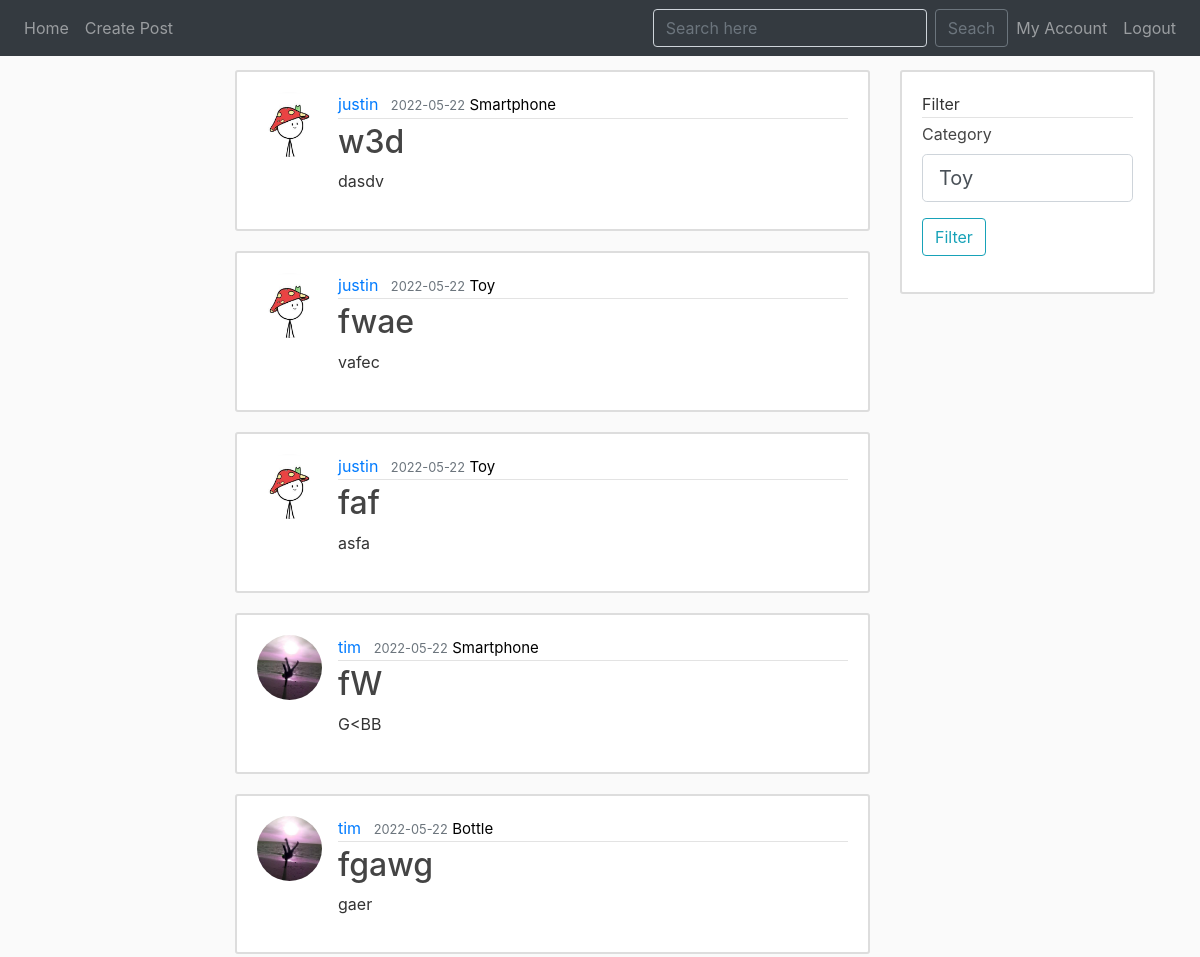
The page /home (signed in, upper part) on the database as committed earlier.
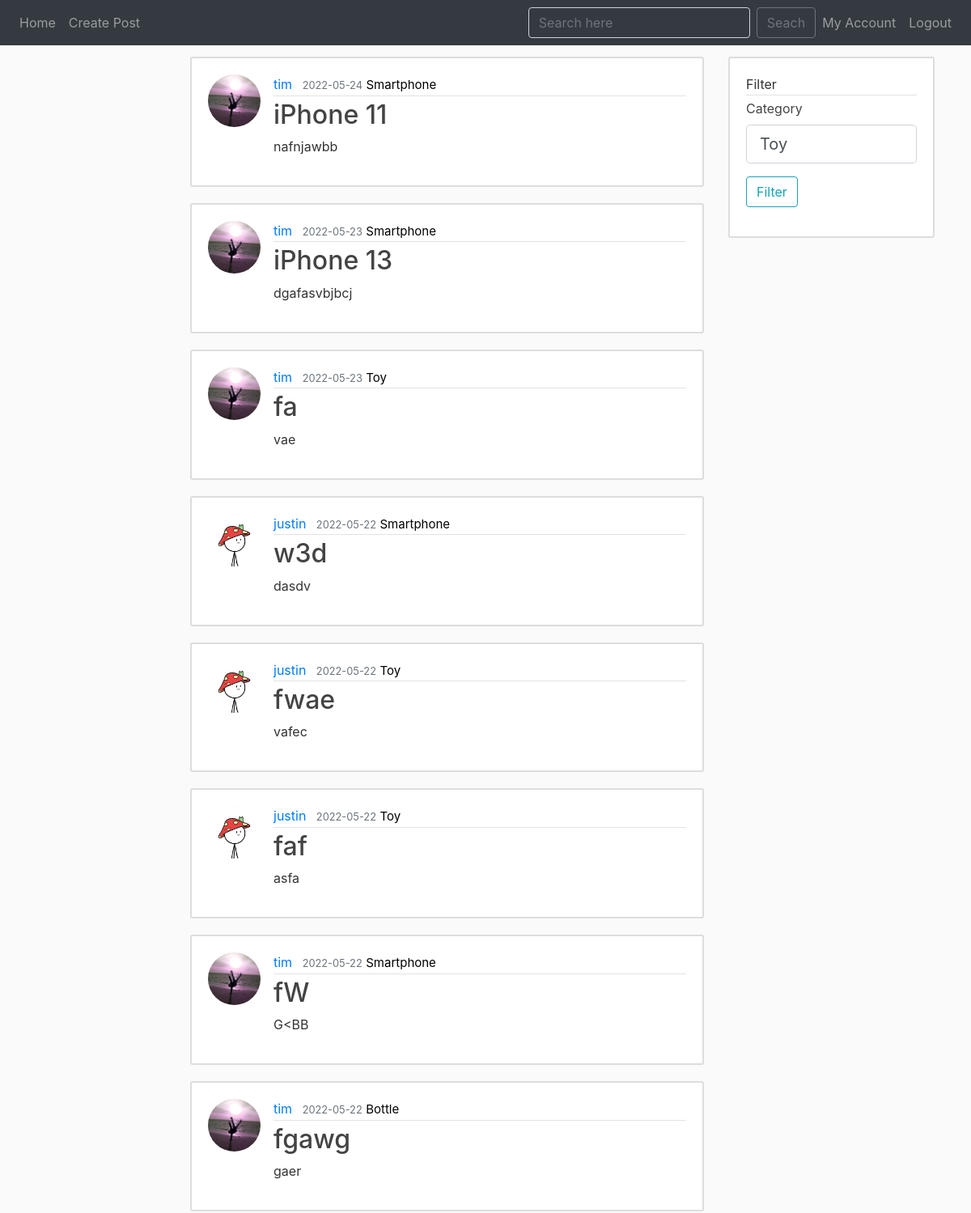
The same page on the database as committed later.
### website/models.py (models this page shows, shortened)
class Post(db.Model):
    id = db.Column(db.Integer, primary_key=True)
    title = db.Column(db.String(100), nullable=False)
    date = db.Column(db.DateTime, nullable=False, default=datetime.utcnow)
    content = db.Column(db.Text, nullable=False)
    category_id = db.Column(db.Integer, db.ForeignKey('category.id'), nullable=False)
    user_id = db.Column(db.Integer, db.ForeignKey('user.id'), nullable=False)
    ratings = db.relationship('Rating', backref='rated', lazy=True)
    comments = db.relationship('Comment', backref='post', lazy=True)

class User(db.Model, UserMixin):
    id = db.Column(db.Integer, primary_key=True)
    username = db.Column(db.String(20), unique=True, nullable=False)
    email = db.Column(db.String(150), unique=True, nullable=False)
    image = db.Column(db.String(20), nullable=False, default='default.jpg')
    bio = db.Column(db.String(150))
    password = db.Column(db.String(60), nullable=False)
    posts = db.relationship('Post', backref='post_author', lazy=True)
    comments = db.relationship('Comment', backref='comment_author', lazy=True)
    ratings = db.relationship('Rating', backref='rater', lazy=True)

class Category(db.Model):
    id = db.Column(db.Integer, primary_key=True)
    term = db.Column(db.String(30), nullable=False)
    posts = db.relationship('Post', backref='overname', lazy=True)
    def __repr__(self):
        return f"{self.term}"

### website/views.py (the view)
@views.route('/', methods=['GET', 'POST'])
@views.route('/home', methods=['GET', 'POST'])
@login_required
def home():
    posts = Post.query.all()
    categories = Category.query
    form = FilterPostForm()
    form.category.choices = categories
    if form.validate_on_submit():
        category = Category.query.filter_by(term=form.category.data).first()
        flash('You Have Filtered Your Feed!', 'success')
        return redirect(url_for('views.filter', category=category))
    return render_template("home.html", posts=posts, form=form)

### website/forms.py
class FilterPostForm(FlaskForm):
    category = SelectField('Category')
    submit = SubmitField('Filter')

class SearchForm(FlaskForm):
    search = SearchField('', validators=[DataRequired()])
    submit = SubmitField('Search')

### website/models.py (called while the page is built)
@login_manager.user_loader
def load_user(user_id):
    return User.query.get(int(user_id))

### website/views.py (called while the page is built)
@views.context_processor
def base():
    form = SearchForm()
    return dict(form=form)

### website/templates/home.html (shortened to what this page needs)
{% extends "base.html" %}
{% block content %}
    {% for post in posts | reverse %}
        <article class="media content-section">
            <a href="{{ url_for('views.accounts', username=post.post_author.username) }}" >
                <img class="rounded-circle article-img" src="{{ url_for('static', filename='profile_pictures/' + post.post_author.image) }}">
            </a>
            <div class="media-body">
                <div class="article-metadata">
                    <a class="mr-2" href="{{ url_for('views.accounts', username=post.post_author.username) }}">{{ post.post_author.username }}</a>
                    <small class="text-muted">{{ post.date.strftime('%Y-%m-%d') }}</small>
                    <a class="mr-2" id="filter" href="{{ url_for('views.filter', category=post.overname.term) }}">{{ post.overname.term }}</a>
                </div>
                <h2><a class="article-title" href="{{ url_for('views.post', post_id=post.id) }}">{{ post.title }}</a></h2>
                <p class="article-content">{{ post.content }}</p>
            </div>
        </article>
    {% endfor %}
{% endblock %}
{% block content_right %}
    <form method="POST", action="">
        <fieldset class="form-group">
            <article class="media content-section">
                <div class="media-body">
                    <div class="article-metadata">
                        Filter
                    </div>
                    <div class="article-title">
                        <div class="form-group">
                            {{ form.category.label(class="form-control-label") }}
                            {% if form.category.errors %}
                                {{ form.category(class="form-control form-control-lg is-invalid") }}
                                <div class="invalid-feedback">
                                    {% for error in form.category.errors %}
                                        <span>{{ error }}</span>
                                    {% endfor %}
                                </div>
                            {% else %}
                                {{ form.category(class="form-control form-control-lg") }}
                            {% endif %}
                        </div>
                        <div class="form-group">
                            {{ form.submit(class="btn btn-outline-info") }}
                        </div>
                    </div>
                </div>
            </article>
        </fieldset>
    </form>
{% endblock %}

Rows that differ between the two databases and show on the page:
added Post: image (picture), post_author.username "tim", date "2022-05-24", overname.term "Smartphone", title "iPhone 11", content "nafnjawbb"
added Post: image (picture), post_author.username "tim", date "2022-05-23", overname.term "Smartphone", title "iPhone 13", content "dgafasvbjbcj"
added Post: image (picture), post_author.username "tim", date "2022-05-23", overname.term "Toy", title "fa", content "vae"
